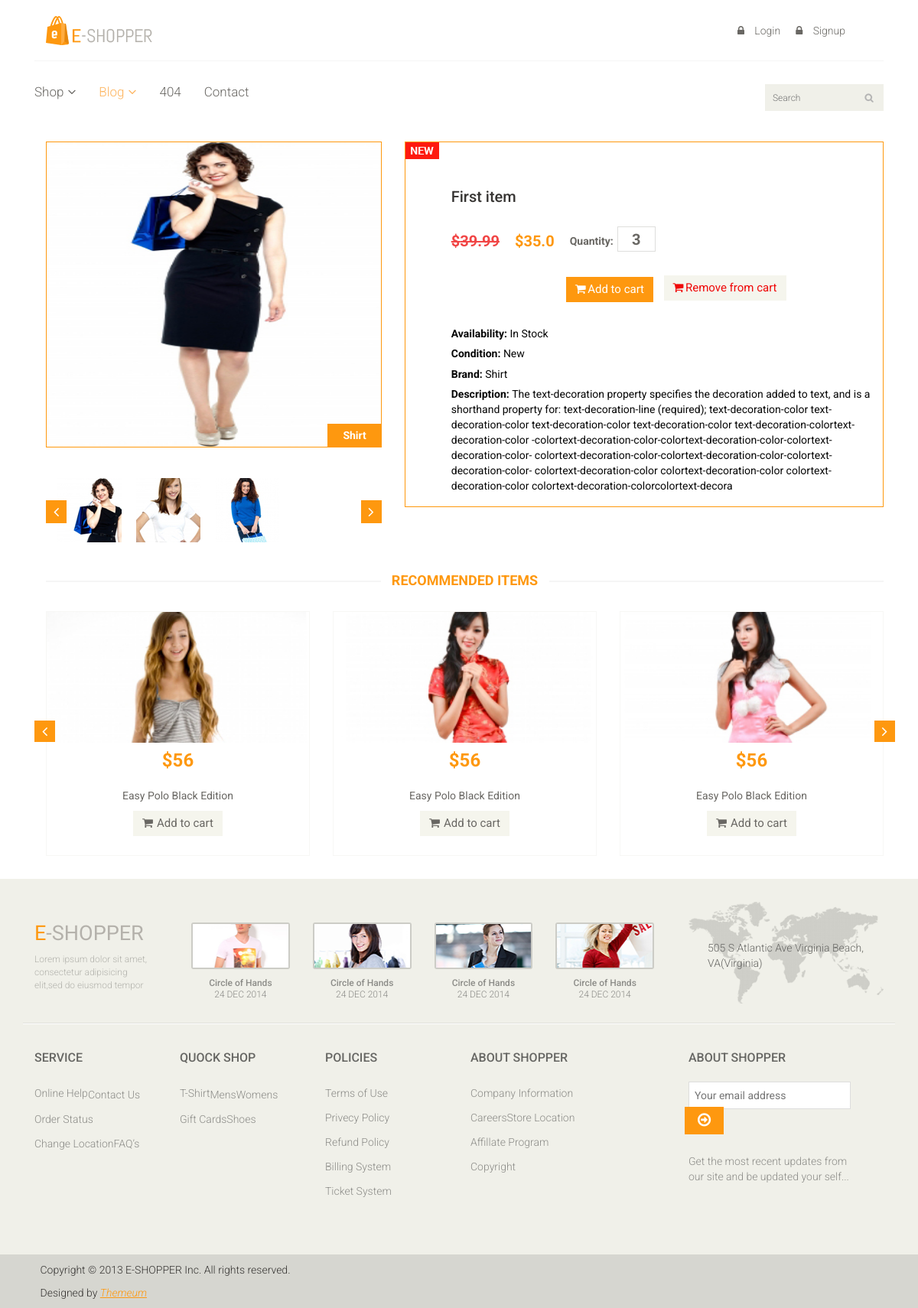
Page /detail/test-product-1/ on the committed database.
### eshop_app/models.py (models this page shows, shortened)
class Item(models.Model):
    title = models.CharField(max_length=100)
    price = models.FloatField()
    discount_price = models.FloatField(blank=True, null=True)
    category = models.CharField(max_length=100, choices=CATEGORY_CHOICES)
    label = models.CharField(max_length=100, choices=LABEL_CHOICES)
    slug = models.SlugField()
    description = models.TextField()
    def get_add_to_cart_url(self):
        return reverse("shopapp:add_to_cart", kwargs={
            'slug': self.slug
        })
    def get_remove_from_cart(self):
        return reverse("shopapp:remove_from_cart", kwargs={
            'slug': self.slug
        })

### eshop_app/views.py (the view)
# urls.py: path('detail/<str:slug>/', views.ItemDetailView.as_view(), name='product'),
class ItemDetailView(DetailView):
    model = Item
    template_name = 'eshop_app/product-details.html'

### templates/eshop_app/product-details.html (shortened to what this page needs)
{% extends 'eshop_app/base.html' %}
{% load static %}
{% block content %}
    <section>
        <div class="container">
            <div class="row">
                <div class="col-sm-12 padding-right">
                    <div class="product-details">
                        <div class="col-sm-5">
                            <div class="view-product">
                                <img src="{% static 'images/product-details/1.jpg' %}" alt=""/>
                                <h3>{{ object.get_category_display }}</h3>
                            </div>
                            <div id="similar-product" class="carousel slide" data-ride="carousel">
                                <div class="carousel-inner">
                                    <div class="item active">
                                        <a href=""><img src="{% static 'images/product-details/similar1.jpg' %}" alt=""></a>
                                        <a href=""><img src="{% static 'images/product-details/similar2.jpg' %}" alt=""></a>
                                        <a href=""><img src="{% static 'images/product-details/similar3.jpg' %}" alt=""></a>
                                    </div>
                                </div>
                                <a class="left item-control" href="#similar-product" data-slide="prev">
                                    <i class="fa fa-angle-left"></i>
                                </a>
                                <a class="right item-control" href="#similar-product" data-slide="next">
                                    <i class="fa fa-angle-right"></i>
                                </a>
                            </div>
                        </div>
                        <div class="col-sm-7">
                            <div class="product-information">
                                <img src="{% static 'images/product-details/new.jpg' %}" class="newarrival" alt=""/>
                                <h2>{{ object.title|capfirst }}</h2>
                                <span>
                                   {% if item.discount_price %}
                                       <span class="line-throw">${{ item.price }}</span>
                                       <span>${{ item.discount_price }}</span>
                                   {% else %}
                                       <span>${{ item.price }}</span>
                                   {% endif %}
                                    <label>Quantity:</label><input type="text" value="3"/>
                                    <br>
                                    <br>
									<a href="{{ object.get_add_to_cart_url }}" type="button"
                                       class="btn btn-fefault cart">
										<i class="fa fa-shopping-cart mr-1"></i>Add to cart
									</a>
                                    <a href="{{ object.get_remove_from_cart }}" type="button"
                                       class="btn btn-danger remove_from_cart mt-3 ml-3">
										<i class="fa fa-shopping-cart mr-1"></i>Remove from cart
									</a>
								</span>
                                <p><b>Availability: </b> In Stock</p>
                                <p><b>Condition: </b> New</p>
                                <p><b>Brand: </b> {{ object.get_category_display }}</p>
                                <p><b>Description: </b>{{ object.description|slice:850 }}
                                </p>
                            </div>
                        </div>
                    </div>
                    <div class="recommended_items">
                        <h2 class="title text-center">recommended items</h2>
                        <div id="recommended-item-carousel" class="carousel slide" data-ride="carousel">
                            <div class="carousel-inner">
                                <div class="item active">
                                    <div class="col-sm-4">
                                        <div class="product-image-wrapper">
                                            <div class="single-products">
                                                <div class="productinfo text-center">
                                                    <img src="{% static 'images/home/recommend1.jpg' %}" alt=""/>
                                                    <h2>$56</h2>
                                                    <p>Easy Polo Black Edition</p>
                                                    <button type="button" class="btn btn-default add-to-cart"><i
                                                            class="fa fa-shopping-cart"></i>Add to cart
                                                    </button>
                                                </div>
                                            </div>
                                        </div>
                                    </div>
                                    <div class="col-sm-4">
                                        <div class="product-image-wrapper">
                                            <div class="single-products">
                                                <div class="productinfo text-center">
                                                    <img src="{% static 'images/home/recommend2.jpg' %}" alt=""/>
                                                    <h2>$56</h2>
                                                    <p>Easy Polo Black Edition</p>
                                                    <button type="button" class="btn btn-default add-to-cart"><i
                                                            class="fa fa-shopping-cart"></i>Add to cart
                                                    </button>
                                                </div>
                                            </div>
                                        </div>
                                    </div>
                                    <div class="col-sm-4">
                                        <div class="product-image-wrapper">
                                            <div class="single-products">
                                                <div class="productinfo text-center">
                                                    <img src="{% static 'images/home/recommend3.jpg' %}" alt=""/>
                                                    <h2>$56</h2>
                                                    <p>Easy Polo Black Edition</p>
                                                    <button type="button" class="btn btn-default add-to-cart"><i
                                                            class="fa fa-shopping-cart"></i>Add to cart
                                                    </button>
                                                </div>
                                            </div>
                                        </div>
                                    </div>
                                </div>
                            </div>
                            <a class="left recommended-item-control" href="#recommended-item-carousel"
                               data-slide="prev">
                                <i class="fa fa-angle-left"></i>
                            </a>
                            <a class="right recommended-item-control" href="#recommended-item-carousel"
                               data-slide="next">
                                <i class="fa fa-angle-right"></i>
                            </a>
                        </div>
                    </div>
                </div>
            </div>
        </div>
    </section>
{% endblock %}

### rows in the picture
Item: category "Shirt", title "First item", price "39.99", discount_price "35.0", description "The text-decoration property specifies the decoration added to text, and is a shorthand property for: text-decoration-line (required); text-decoration-color text-decoration-color text-decoration-color text-decoration-color text-decoration-colortext-decoration-color -colortext-decoration-color-colortext-decoration-color-colortext-decoration-color- colortext-decoration-color-colortext-decoration-color-colortext-decoration-color- colortext-decoration-color colortext-decoration-color colortext-decoration-color colortext-decoration-colorcolortext-decora"
